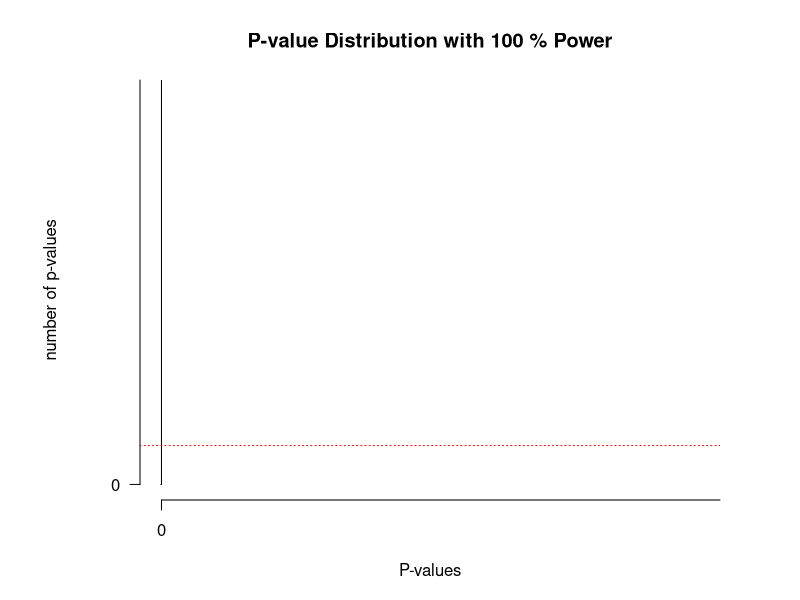

R code for this plot:
#Load pwr package to easily calculate the statistical power
if(!require(pwr)){install.packages('pwr')}
library(pwr)
#Disable scientific notation (1.05e10)
options(scipen=999)
#Set number of simulations
nSims <- 10000 #number of simulated experiments

M<-105 #Mean IQ score in the sample (will be compared with 100 in a one-sample t-test)
n<-1000 #set sample size
SD<-15 #SD of the simulated data
#With a mean difference of 6, and SD of 15, and a sample size of 26, the test has 50% power)

p <-numeric(nSims) #set up empty variable to store all simulated p-values
bars<-100
#Run simulation
for(i in 1:nSims){ #for each simulated experiment
  x<-rnorm(n = n, mean = M, sd = SD) #Simulate data with specified mean, standard deviation, and sample size
  z<-t.test(x, mu=100) #perform the t-test against mu (set to value you want to test against)
  p[i]<-z$p.value #get the p-value and store it
}

#Check power by summing significant p-values and dividing by number of simulations
(sum(p < 0.05)/nSims) #power
#Calculate power formally by power analysis
power<-pwr.t.test(d=(M-100)/SD, n=n,sig.level=0.05,type="one.sample",alternative="two.sided")$power #determines M when power > 0. When power = 0, will set  M = 100.

#Plot figure
#png(file="P-valueDist.png",width=4000,height=3000, , units = "px", res = 500)
op <- par(mar = c(5,7,4,4)) #change white-space around graph
hist(p, breaks=bars, xlab="P-values", ylab="number of p-values\n", axes=FALSE,
     main=paste("P-value Distribution with",round(power*100, digits=1),"% Power"),
     col="grey", xlim=c(0,0.05),  ylim=c(0, 1000))
axis(side=1, at=seq(0,1, 0.1), labels=seq(0,1,0.1))
axis(side=2, at=seq(0,nSims, nSims/4), labels=seq(0,nSims, nSims/4), las=2)
abline(h=nSims/bars, col = "red", lty=3)
#dev.off()

# Daniel Lakens, 2016. 
# This work is licensed under a Creative Commons Attribution-NonCommercial-ShareAlike 4.0 International License. https://creativecommons.org/licenses/by-nc-sa/4.0/
